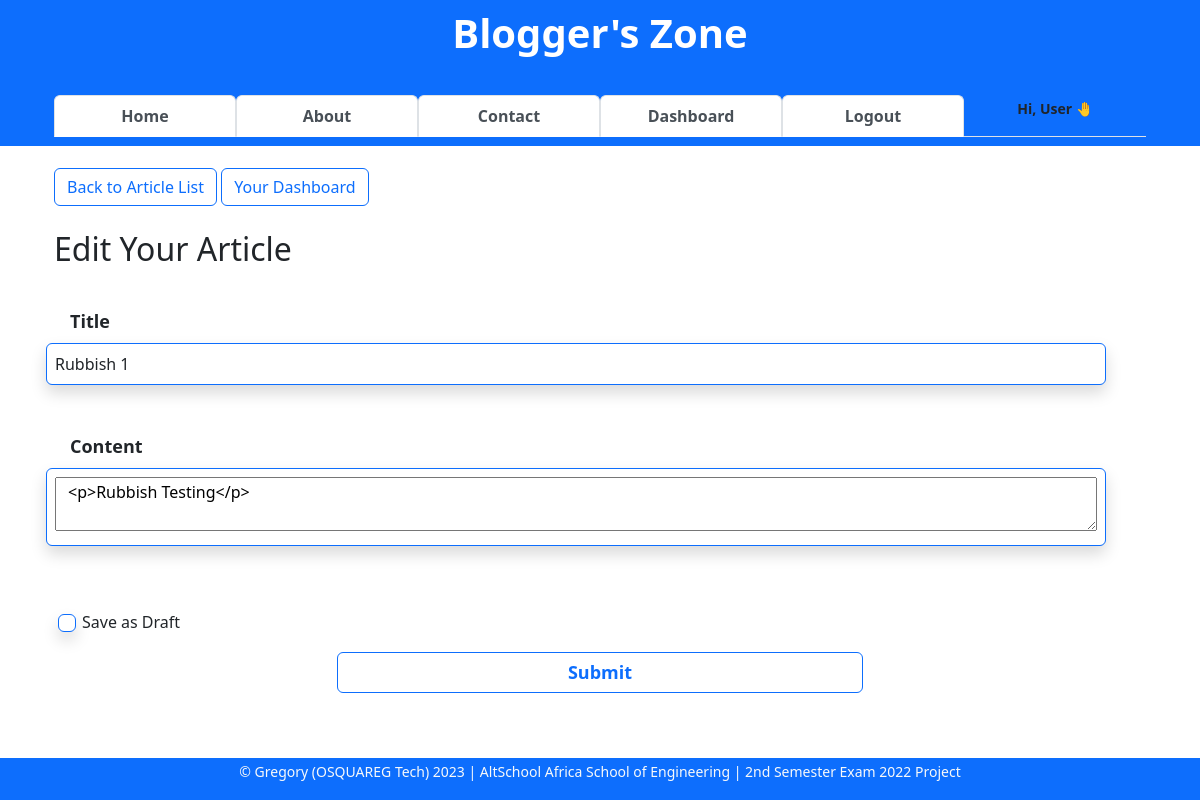
Screenshot of /article/edit/6 (signed in) with the database file from the repository.
### app/models.py (models this page shows, shortened)
class User(db.Model, UserMixin):
    __tablename__ = "users"
    id = db.Column(db.Integer, primary_key=True)
    firstname = db.Column(db.String(255), nullable=False)
    lastname = db.Column(db.String(255), nullable=False)
    username = db.Column(db.String(25), nullable=False, unique=True)
    email = db.Column(db.Text(150), nullable=False, unique=True)
    password_hash = db.Column(db.Text(255), nullable=False, unique=True)
    bio = db.Column(db.Text(), nullable=True)
    date_joined = db.Column(db.DateTime, default=datetime.utcnow)
    is_active = db.Column(db.Boolean, default=True)
    is_admin = db.Column(db.Boolean, default=False)
    profile_pic = db.Column(db.String(), nullable=True)
    last_updated_by = db.Column(db.String)
    last_updated_on = db.Column(db.DateTime, onupdate=datetime.utcnow)
    articles = db.relationship("Article", backref="author")
    comments = db.relationship("Comment", backref="commenter")
    article_likes = db.relationship("ArticleLike", backref="art_liker")
    comment_likes = db.relationship("CommentLike", backref="com_liker")

class Article(db.Model):
    __tablename__ = "articles"
    id = db.Column(db.Integer, primary_key=True)
    title = db.Column(db.String(255), nullable=False)
    content = db.Column(db.Text, nullable=False)
    slug = db.Column(db.String(255), nullable=True)
    date_posted = db.Column(db.DateTime, default=datetime.utcnow)
    is_draft = db.Column(db.Boolean, default=False, nullable=False)
    last_updated_on = db.Column(db.DateTime, onupdate=datetime.utcnow)
    last_updated_by = db.Column(db.String)
    is_deleted = db.Column(db.Boolean, default=False)
    author_id = db.Column(db.Integer, db.ForeignKey("users.id", ondelete="CASCADE"))
    comments = db.relationship("Comment", backref="articles")
    article_likes = db.relationship("ArticleLike", backref="articles")
    comment_likes = db.relationship("CommentLike", backref="articles")

### app/article/article.py (the view, shortened to what this page needs)
@blueprint.route("/edit/<int:id>", methods=["GET", "POST"])
@login_required
def edit(id):
    form = ArticleForm()
    article = Article.query.get_or_404(id)
    if current_user.id == article.author_id:
        form.title.data = article.title
        form.content.data = article.content
        form.is_draft.data = article.is_draft
    else:
        flash(f"You are not authorized to edit this article!")
        return redirect(url_for("article.view", id=article.id))
    context = {
        "form": form,
        "article": article,
    }
    return render_template("edit-article.html", **context)

### app/webforms.py
class ArticleForm(FlaskForm):
    title = StringField(label="Title", validators=[InputRequired(message="* Required")])
    content = CKEditorField(label="Content", validators=[InputRequired(message="* Required")])
    is_draft = BooleanField(label="Save as Draft", default=False)
    submit = SubmitField(label="Submit")

### app/main.py (called while the page is built)
@login_man.user_loader
def user_loader(id):
    return User.query.get(int(id))

### app/article/templates/edit-article.html (shortened to what this page needs)
{% extends 'base.html' %}
{% block content %}
<div class="container">
    <a href="/#all-articles-list" class="btn btn-outline-primary">Back to Article List</a>
    <a href="{{ url_for('user.dashboard', un=current_user.username) }}" class="btn btn-outline-primary">Your Dashboard</a>
    <br><br>
        <h2>Edit Your Article</h2>
        <br><br>
        <div class="container form-group">
            <form class="row g-3" action="{{ url_for('article.edit', id=article.id) }}" method="POST">
                <div class="row">
                    {{ form.title.label(class="form-label", style="font-weight:bold; font-size:18px") }}
                    {{ form.title(class="row form-control shadow p-2 mb-5 bg-body rounded border border-primary") }}
                </div>
                <div class="row">
                    {{ form.content.label(class="form-label", style="font-weight:bold; font-size:18px") }}
                    <div class="row form-control shadow p-2 mb-5 bg-body rounded border border-primary">
                        {{ form.content }}
                    </div>
                </div>
                <div class="form-check">
                    {{ form.is_draft.label(class="form-check-label", for="flexCheckDefault") }}
                    {{ form.is_draft(class="form-check-input shadow p-2 rounded border border-primary", type="checkbox", id="flexCheckDefault") }}
                </div>
                <div class="d-grid gap-2 col-6 mx-auto">
                    {{ form.submit(class="btn btn-outline-primary" , style="font-weight:bold; font-size:18px") }}
                </div>
            </form>
        </div>
    </div>
</div>
{% endblock content %}

### app/templates/base.html (shortened to what this page needs)
<!DOCTYPE html>
<html lang="en">
<head>
    <link rel="stylesheet" href="{{url_for('static',filename='css/tab-style.css')}}" type="text/css">
    <link rel="stylesheet" href="{{url_for('static', filename='css/ckeditor-styles.css')}}" type="text/css">
    <link href="https://cdn.jsdelivr.net/npm/bootstrap@5.2.2/dist/css/bootstrap.min.css" rel="stylesheet">
</head>
<body onload="openPage('Published', this, 'rgb(0, 89, 250)', 'white')">
    <nav class="navbar navbar-light fixed-top text-lg-center bg-primary border border-primary" >
        <div class="container container-sm">
            <div class="container">
                <a class="navbar-brand" href="{{url_for('general.index')}}">
                    <h1 class="text-white"><b>Blogger's Zone</b></h1>
                </a>
            </div>
            <div class="container">
                <ul class="nav navbar-dark nav-tabs nav-justified">
                    <li class="nav-item">
                        <a class="nav-link active" href="{{url_for('general.index')}}"><b>Home</b></a>
                    </li>
                    <li class="nav-item">
                        <a class="nav-link active" href="{{ url_for('general.about') }}"><b>About</b></a>
                    </li>
                    <li class="nav-item">
                        <a class="nav-link active" href="{{ url_for('general.message') }}"><b>Contact</b></a>
                    </li>
                    {% if current_user.is_authenticated %}
                    <li class="nav-item">
                        <a class="nav-link active" href="{{url_for('user.dashboard')}}"><b>Dashboard</b></a>
                    </li>
                    <li class="nav-item">
                        <a class="nav-link active" href="{{ url_for('auth.logout') }}"><b>Logout</b></a>
                    </li>
                    <li class="nav-item">
                        <small class="align-bottom"><b class="text-end">Hi, {{current_user.firstname}} 🤚</b></small>
                    </li>
                    {% endif %}
                </ul>
            </div>
        </div>
    </nav>
    <main>
        <div><br><br><br><br><br><br><br></div>
        <div class="container">
            {% block content %}
            {% endblock content %}
        <div><br><br><br></div>
    </main>
    <div class="text-md-center text-muted bg-primary border border-primary fixed-bottom">
        <footer>
            <p class="text-light">
                <small>
                    &copy Gregory (OSQUAREG Tech)
                    <script>document.write(new Date().getFullYear())</script> | AltSchool Africa School of Engineering | 2nd Semester Exam 2022 Project
                </small>
            </p>
        </footer>
    </div>
</body>
</html>

### app/static/css/tab-style.css (style rules this page uses)
a { text-decoration: none; }

### app/static/css/ckeditor-styles.css (style rules this page uses)
:root { --ck-color-image-caption-background: hsl(0, 0%, 97%); --ck-color-image-caption-text: hsl(0, 0%, 20%); --ck-color-mention-background: hsla(341, 100%, 30%, 0.1); --ck-color-mention-text: hsl(341, 100%, 30%); --ck-color-table-caption-background: hsl(0, 0%, 97%); --ck-color-table-caption-text: hsl(0, 0%, 20%); --ck-highlight-marker-blue: hsl(201, 97%, 72%); --ck-highlight-marker-green: hsl(120, 93%, 68%); --ck-highlight-marker-pink: hsl(345, 96%, 73%); --ck-highlight-marker-yellow: hsl(60, 97%, 73%); --ck-highlight-pen-green: hsl(112, 100%, 27%); --ck-highlight-pen-red: hsl(0, 85%, 49%); --ck-image-style-spacing: 1.5em; --ck-inline-image-style-spacing: calc(var(--ck-image-style-spacing) / 2); --ck-todo-list-checkmark-size: 16px; }

### rows the page displays
User: firstname "User"
Article: title "Rubbish 1", content "<p>Rubbish Testing</p>"
